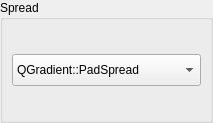
<?xml version="1.0" encoding="UTF-8"?>
<ui version="4.0">
 <class>SpreadFrame</class>
 <widget class="QFrame" name="SpreadFrame">
  <property name="geometry">
   <rect>
    <x>0</x>
    <y>0</y>
    <width>213</width>
    <height>123</height>
   </rect>
  </property>
  <property name="windowTitle">
   <string>Frame</string>
  </property>
  <layout class="QVBoxLayout" name="verticalLayout_2">
   <property name="spacing">
    <number>0</number>
   </property>
   <property name="leftMargin">
    <number>0</number>
   </property>
   <property name="topMargin">
    <number>0</number>
   </property>
   <property name="rightMargin">
    <number>0</number>
   </property>
   <property name="bottomMargin">
    <number>0</number>
   </property>
   <item>
    <widget class="QGroupBox" name="groupBox">
     <property name="title">
      <string>Spread</string>
     </property>
     <layout class="QVBoxLayout" name="verticalLayout">
      <item>
       <widget class="QComboBox" name="comboBox_spread">
        <property name="minimumSize">
         <size>
          <width>0</width>
          <height>32</height>
         </size>
        </property>
        <item>
         <property name="text">
          <string>QGradient::PadSpread</string>
         </property>
        </item>
        <item>
         <property name="text">
          <string>QGradient::RepeatSpread</string>
         </property>
        </item>
        <item>
         <property name="text">
          <string>QGradient::ReflectSpread</string>
         </property>
        </item>
       </widget>
      </item>
     </layout>
    </widget>
   </item>
  </layout>
 </widget>
 <resources/>
 <connections/>
</ui>
